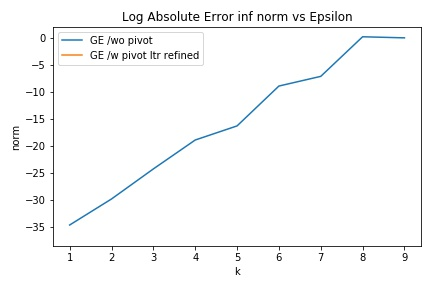

Here is the Python script that generated this plot:
from __future__ import division
import numpy as np
import matplotlib.pyplot as plt
import numpy.linalg as npla
import scipy.linalg as spla

def makelu(k):
    ep = 10**((1)*(2*k))
    e = 10**((-1)*(2*k))
    U = np.array([[e,1],[0,1-ep]])
    L = np.array([[1,0],[ep,1]])
    x = np.array([[1],[1]])
    b = np.array([[1+e],[2]])
    return L,U,x,b

def makeA(k):
    e = 10**((-1)*(2*k))
    A = np.array([[e,1],[1,1]])
    B = np.array([[1+e],[2]])
    x = np.array([[1],[1]])
    return A,B,x
    

def lusolve(L,U,B):
    # print(L,U,B)
    y = spla.solve_triangular(L,B,lower=True)
    x = spla.solve_triangular(U,y)
    return x

def irsolve(A,B):
    x_hat = npla.solve(A,B)
    # print("in_hat",x_hat)
    for i in range(1):
        r = B - np.matmul(A,x_hat)
        y = npla.solve(A,r)
        x_hat = x_hat + y
    return x_hat


def irsolve2(A,b):
    L, U, _, _ = makelu(k)
    y = npla.solve(L,b)
    x = npla.solve(U,y)
    xi = x
    for i in range(1):
        r = np.subtract(b,np.matmul(A,x))
        z = npla.solve(L,r)
        s = npla.solve(U,z)
        xi = xi + s
    return xi




e = np.array([],dtype=np.double)
eir = np.array([],dtype=np.double)


n=10
for k in range(1,n):
    L,U,x,b = makelu(k)
    x_hat = lusolve(L,U,b)
    print("xhat1",x_hat)
    e=np.append(e,npla.norm(x - x_hat, ord=None))
    A,B,x = makeA(k)
    x_hat = irsolve(A,B)
    print("xhat2",x_hat)
    eir=np.append(eir,npla.norm(x - x_hat,ord=None))

xspace = np.array(list(range(1,n)))

same = True

if not same: plt.subplot(1, 1, 1)
plt.title('Log Absolute Error inf norm vs Epsilon')
plt.plot(xspace, np.log(e),marker='',label='GE /wo pivot',linestyle='-')
plt.plot(xspace, np.log(eir),marker='',label='GE /w pivot Itr refined',linestyle='-')
plt.xlabel('k')
plt.ylabel('norm')

if same:
    plt.ylabel('norm')
    plt.legend()
plt.tight_layout() 
plt.savefig('problem2.jpg')
plt.show()
    




